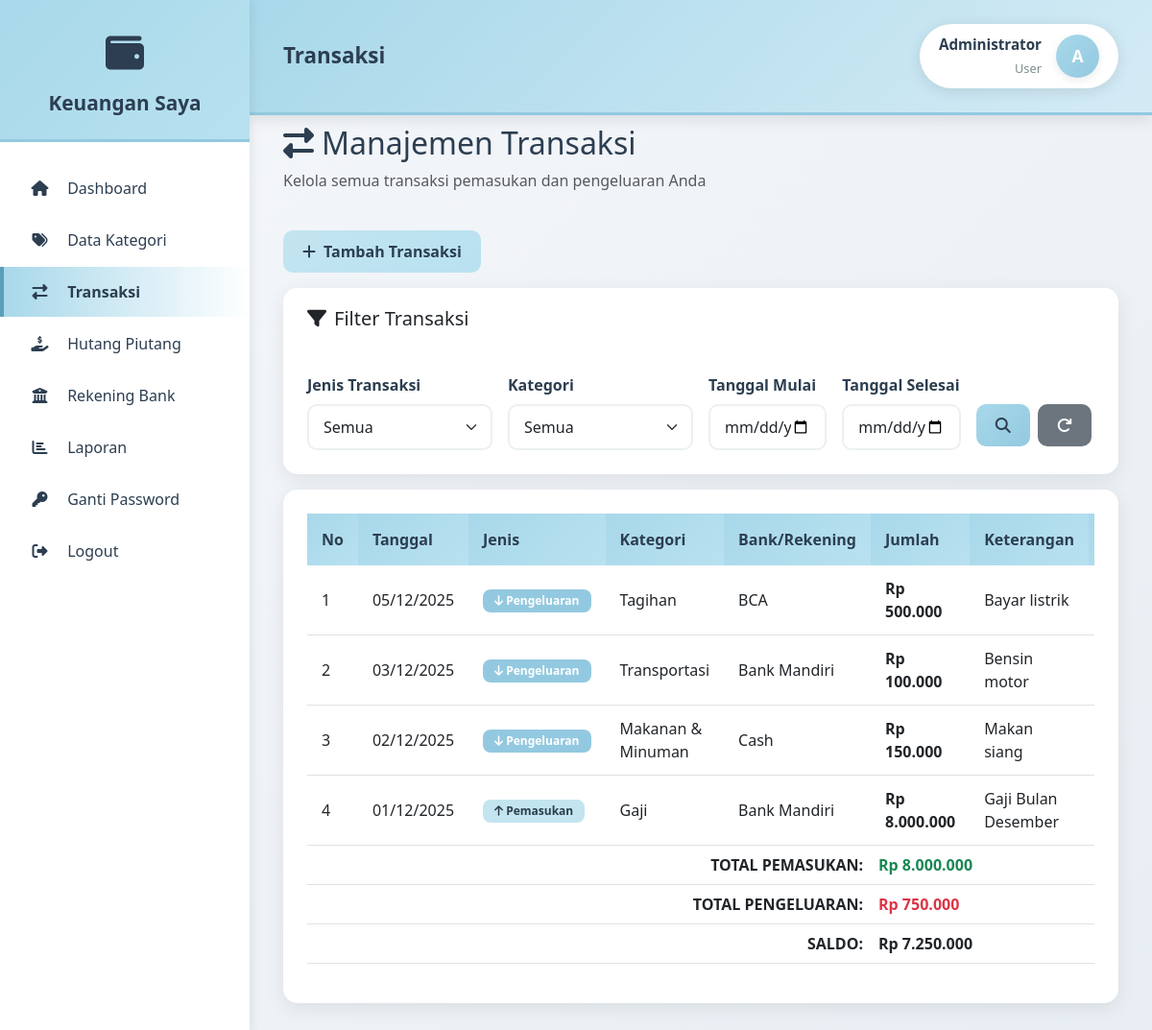
Page /pages/transaksi/index.php (signed in) on the committed database.
### tables this page shows
CREATE TABLE tbl_transaksi (
    transaksi_id INT AUTO_INCREMENT PRIMARY KEY,
    user_id INT NOT NULL,
    tanggal DATE NOT NULL,
    jenis_transaksi ENUM('Pemasukan', 'Pengeluaran') NOT NULL,
    kategori_id INT NOT NULL,
    bank_id INT NULL,
    jumlah DECIMAL(15,2) NOT NULL,
    keterangan TEXT,
    created_at TIMESTAMP DEFAULT CURRENT_TIMESTAMP,
    updated_at TIMESTAMP DEFAULT CURRENT_TIMESTAMP ON UPDATE CURRENT_TIMESTAMP,
    FOREIGN KEY (user_id) REFERENCES users(user_id) ON DELETE CASCADE,
    FOREIGN KEY (kategori_id) REFERENCES tbl_kategori(kategori_id) ON DELETE RESTRICT,
    FOREIGN KEY (bank_id) REFERENCES tbl_bank(bank_id) ON DELETE SET NULL,
    INDEX idx_user_tanggal (user_id, tanggal),
    INDEX idx_user_jenis (user_id, jenis_transaksi),
    INDEX idx_kategori (kategori_id),
    INDEX idx_bank (bank_id)
);

CREATE TABLE tbl_kategori (
    kategori_id INT AUTO_INCREMENT PRIMARY KEY,
    user_id INT NOT NULL,
    nama_kategori VARCHAR(100) NOT NULL,
    jenis_kategori ENUM('Pemasukan', 'Pengeluaran') NOT NULL,
    created_at TIMESTAMP DEFAULT CURRENT_TIMESTAMP,
    updated_at TIMESTAMP DEFAULT CURRENT_TIMESTAMP ON UPDATE CURRENT_TIMESTAMP,
    FOREIGN KEY (user_id) REFERENCES users(user_id) ON DELETE CASCADE,
    INDEX idx_user_jenis (user_id, jenis_kategori)
);

CREATE TABLE tbl_bank (
    bank_id INT AUTO_INCREMENT PRIMARY KEY,
    user_id INT NOT NULL,
    nama_bank VARCHAR(100) NOT NULL,
    nomor_rekening VARCHAR(50),
    saldo_awal DECIMAL(15,2) DEFAULT 0.00,
    saldo_saat_ini DECIMAL(15,2) DEFAULT 0.00,
    created_at TIMESTAMP DEFAULT CURRENT_TIMESTAMP,
    updated_at TIMESTAMP DEFAULT CURRENT_TIMESTAMP ON UPDATE CURRENT_TIMESTAMP,
    FOREIGN KEY (user_id) REFERENCES users(user_id) ON DELETE CASCADE,
    INDEX idx_user (user_id)
);

### pages/transaksi/index.php (the view, shortened to what this page needs)
<?php
require_once __DIR__ . '/../../config/database.php';
$userId = getUserId();
$filterTanggalMulai = $_GET['tanggal_mulai'] ?? '';
$filterTanggalSelesai = $_GET['tanggal_selesai'] ?? '';
$query = "SELECT t.*, k.nama_kategori, k.jenis_kategori, b.nama_bank
          FROM tbl_transaksi t
          JOIN tbl_kategori k ON t.kategori_id = k.kategori_id
          LEFT JOIN tbl_bank b ON t.bank_id = b.bank_id
          WHERE t.user_id = ?";
$params = [$userId];
$query .= " ORDER BY t.tanggal DESC, t.created_at DESC";
$stmt = $pdo->prepare($query);
$stmt->execute($params);
$transactions = $stmt->fetchAll();
include __DIR__ . '/../../includes/header.php';
include __DIR__ . '/../../includes/sidebar.php';
?>
<div class="row mb-4">
    <div class="col-12">
        <h2><i class="fas fa-exchange-alt me-2"></i>Manajemen Transaksi</h2>
        <p class="text-muted">Kelola semua transaksi pemasukan dan pengeluaran Anda</p>
    </div>
</div>
<div class="row mb-3">
    <div class="col-12">
        <a href="tambah.php" class="btn btn-success">
            <i class="fas fa-plus me-2"></i>Tambah Transaksi
        </a>
    </div>
</div>
<div class="row mb-3">
    <div class="col-12">
        <div class="card">
            <div class="card-header">
                <h5 class="mb-0"><i class="fas fa-filter me-2"></i>Filter Transaksi</h5>
            </div>
            <div class="card-body">
                <form method="GET" action="" class="row g-3">
                    <div class="col-md-3">
                        <label class="form-label">Jenis Transaksi</label>
                        <select class="form-select" name="jenis">
                            <option value="">Semua</option>
                        </select>
                    </div>
                    <div class="col-md-3">
                        <label class="form-label">Kategori</label>
                        <select class="form-select" name="kategori">
                            <option value="">Semua</option>
                        </select>
                    </div>
                    <div class="col-md-2">
                        <label class="form-label">Tanggal Mulai</label>
                        <input type="date" class="form-control" name="tanggal_mulai" value="<?= htmlspecialchars($filterTanggalMulai) ?>">
                    </div>
                    <div class="col-md-2">
                        <label class="form-label">Tanggal Selesai</label>
                        <input type="date" class="form-control" name="tanggal_selesai" value="<?= htmlspecialchars($filterTanggalSelesai) ?>">
                    </div>
                    <div class="col-md-2">
                        <label class="form-label">&nbsp;</label>
                        <div class="d-flex gap-2">
                            <button type="submit" class="btn btn-primary">
                                <i class="fas fa-search"></i>
                            </button>
                            <a href="index.php" class="btn btn-secondary">
                                <i class="fas fa-redo"></i>
                            </a>
                        </div>
                    </div>
                </form>
            </div>
        </div>
    </div>
</div>
<div class="row">
    <div class="col-12">
        <div class="card">
            <div class="card-body">
                <div class="table-responsive">
                    <table id="transactionTable" class="table table-hover">
                        <thead>
                            <tr>
                                <th width="5%">No</th>
                                <th width="10%">Tanggal</th>
                                <th width="10%">Jenis</th>
                                <th width="15%">Kategori</th>
                                <th width="15%">Bank/Rekening</th>
                                <th width="15%">Jumlah</th>
                                <th width="20%">Keterangan</th>
                                <th width="10%">Aksi</th>
                            </tr>
                        </thead>
                        <tbody>
                            <?php
                            $no = 1;
                            $totalPemasukan = 0;
                            $totalPengeluaran = 0;
                            foreach ($transactions as $trans):
                                if ($trans['jenis_transaksi'] === 'Pemasukan') {
                                    $totalPemasukan += $trans['jumlah'];
                                } else {
                                    $totalPengeluaran += $trans['jumlah'];
                                }
                            ?>
                                <tr>
                                    <td><?= $no++ ?></td>
                                    <td><?= date('d/m/Y', strtotime($trans['tanggal'])) ?></td>
                                    <td>
                                        <span class="badge badge-<?= $trans['jenis_transaksi'] === 'Pemasukan' ? 'income' : 'expense' ?>">
                                            <i class="fas fa-<?= $trans['jenis_transaksi'] === 'Pemasukan' ? 'arrow-up' : 'arrow-down' ?>"></i>
                                            <?= $trans['jenis_transaksi'] ?>
                                        </span>
                                    </td>
                                    <td><?= htmlspecialchars($trans['nama_kategori']) ?></td>
                                    <td><?= htmlspecialchars($trans['nama_bank'] ?? 'Cash') ?></td>
                                    <td><strong>Rp <?= number_format($trans['jumlah'], 0, ',', '.') ?></strong></td>
                                    <td><?= htmlspecialchars($trans['keterangan'] ?? '-') ?></td>
                                    <td>
                                    </td>
                                </tr>
                            <?php endforeach; ?>
                        </tbody>
                        <tfoot>
                            <tr class="fw-bold">
                                <td colspan="5" class="text-end">TOTAL PEMASUKAN:</td>
                                <td colspan="3" class="text-success">Rp <?= number_format($totalPemasukan, 0, ',', '.') ?></td>
                            </tr>
                            <tr class="fw-bold">
                                <td colspan="5" class="text-end">TOTAL PENGELUARAN:</td>
                                <td colspan="3" class="text-danger">Rp <?= number_format($totalPengeluaran, 0, ',', '.') ?></td>
                            </tr>
                            <tr class="fw-bold">
                                <td colspan="5" class="text-end">SALDO:</td>
                                <td colspan="3">Rp <?= number_format($totalPemasukan - $totalPengeluaran, 0, ',', '.') ?></td>
                            </tr>
                        </tfoot>
                    </table>
                </div>
            </div>
        </div>
    </div>
</div>
<?php include __DIR__ . '/../../includes/footer.php'; ?>

### assets/css/style.css (style rules this page uses)
:root { --blue-pastel-1: #A8D8EA; --blue-pastel-2: #C3E5F0; --blue-pastel-3: #D4EBF5; --blue-pastel-4: #B8E1F0; --blue-pastel-5: #93C9E0; --blue-pastel-6: #7FC4DB; --blue-light: #E8F4F8; --blue-dark: #5A9FB8; --dark-text: #2c3e50; --light-text: #7f8c8d; --border-color: #ecf0f1; --shadow-color: rgba(0, 0, 0, 0.08); --income-color: #A8D8EA; --expense-color: #93C9E0; --total-color: #7FC4DB; }
* { margin: 0; padding: 0; box-sizing: border-box; }
body { font-family: 'Segoe UI', Tahoma, Geneva, Verdana, sans-serif; background: linear-gradient(135deg, #f5f7fa 0%, #e8eef3 100%); color: var(--dark-text); }
.card { border: none; border-radius: 15px; box-shadow: 0 5px 20px var(--shadow-color); transition: all 0.3s; overflow: hidden; }
.card-header { border: none; padding: 20px 25px; font-weight: 600; background: white; }
.card-body { padding: 25px; }
.table { border-collapse: separate; border-spacing: 0; }
.table thead th { background: linear-gradient(135deg, var(--blue-pastel-1) 0%, var(--blue-pastel-4) 100%); color: var(--dark-text); font-weight: 600; border: none; padding: 15px; }
.table tbody tr { transition: all 0.3s; }
.table tbody td { padding: 12px 15px; vertical-align: middle; }
.btn { border-radius: 10px; padding: 10px 20px; font-weight: 600; transition: all 0.3s; border: none; }
.btn-primary { background: linear-gradient(135deg, var(--blue-pastel-1) 0%, var(--blue-pastel-5) 100%); color: var(--dark-text); }
.btn-success { background: linear-gradient(135deg, var(--blue-pastel-2) 0%, var(--blue-pastel-4) 100%); color: var(--dark-text); }
.form-control, .form-select { border-radius: 10px; border: 2px solid var(--border-color); padding: 10px 15px; transition: all 0.3s; }
.form-label { font-weight: 600; margin-bottom: 8px; color: var(--dark-text); }
.badge { padding: 6px 12px; border-radius: 8px; font-weight: 600; }
.badge-income { background: var(--blue-pastel-2); color: var(--dark-text); }
.badge-expense { background: var(--blue-pastel-5); color: white; }
.fade-in { animation: fadeIn 0.5s ease-out; }

### rows in the picture
tbl_transaksi: tanggal "05/12/2025", jenis_transaksi "Pengeluaran", kategori.nama_kategori "Tagihan", bank.nama_bank "BCA", jumlah "500.000", keterangan "Bayar listrik"
tbl_transaksi: tanggal "03/12/2025", jenis_transaksi "Pengeluaran", kategori.nama_kategori "Transportasi", bank.nama_bank "Bank Mandiri", jumlah "100.000", keterangan "Bensin motor"
tbl_transaksi: tanggal "02/12/2025", jenis_transaksi "Pengeluaran", kategori.nama_kategori "Makanan & Minuman", bank.nama_bank "Cash", jumlah "150.000", keterangan "Makan siang"
tbl_transaksi: tanggal "01/12/2025", jenis_transaksi "Pemasukan", kategori.nama_kategori "Gaji", bank.nama_bank "Bank Mandiri", jumlah "8.000.000", keterangan "Gaji Bulan Desember"

### other values in the picture
$pageTitle "Transaksi"
getNamaLengkap() "Administrator"
substr(getNamaLengkap(), 0, 1) "A"
$totalPemasukan "8.000.000"
$totalPengeluaran "750.000"
$totalPemasukan - $totalPengeluaran "7.250.000"
